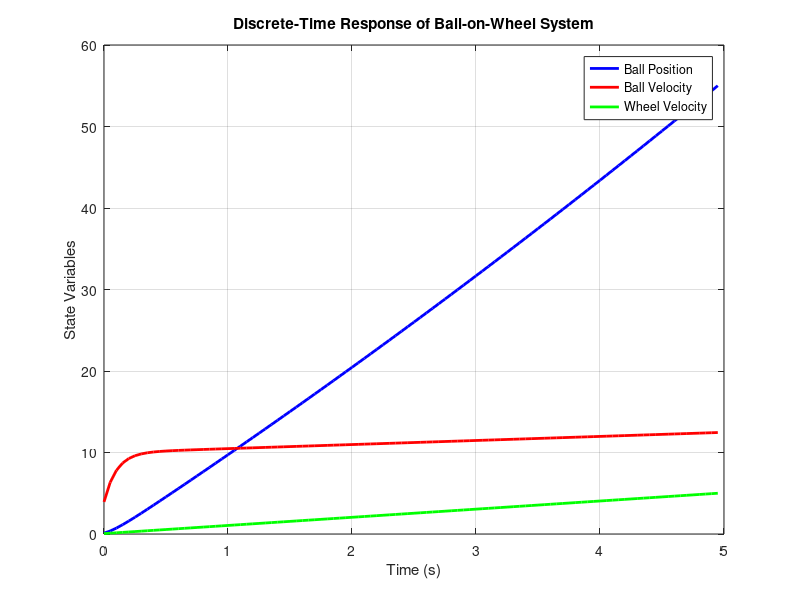

Here is the MATLAB script that generated this plot:

pkg load control  % Load control system package

% System Parameters
Jb = 0.01;  % Ball moment of inertia
b = 0.1;    % Damping coefficient
rw = 0.05;  % Wheel radius
Ts = 0.05;  % Sampling time (discrete step)

% Continuous State-Space Model
A = [0 1 0; 
     0 -b/Jb rw/Jb; 
     0 0 0];

B = [0; 1/Jb; 1];

C = [1 0 0]; 
D = 0;

% Discretization using Zero-Order Hold
sys_c = ss(A, B, C, D);  % Continuous system
sys_d = c2d(sys_c, Ts, 'zoh');  % Convert to discrete system

[Ad, Bd, Cd, Dd] = ssdata(sys_d);  % Get discrete matrices

% Simulation Parameters
N = 100;  % Number of steps
x = [0; 0; 0];  % Initial state
u = 1;  % Constant input torque
X_log = zeros(3, N);

% Simulate the system
for k = 1:N
    x = Ad * x + Bd * u;  % State update
    X_log(:, k) = x;  % Log states
end

% Plot Results
t = (0:N-1) * Ts;
figure;
plot(t, X_log(1, :), 'b', 'linewidth', 2); hold on;
plot(t, X_log(2, :), 'r', 'linewidth', 2);
plot(t, X_log(3, :), 'g', 'linewidth', 2);
legend('Ball Position', 'Ball Velocity', 'Wheel Velocity');
xlabel('Time (s)');
ylabel('State Variables');
title('Discrete-Time Response of Ball-on-Wheel System');
grid on;
